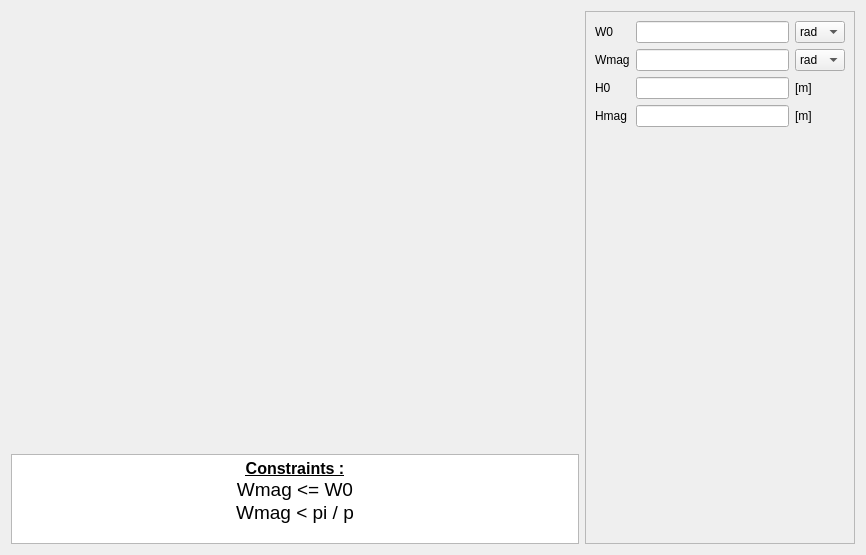
<?xml version="1.0" encoding="UTF-8"?>
<ui version="4.0">
 <class>PMSlot11</class>
 <widget class="QWidget" name="PMSlot11">
  <property name="geometry">
   <rect>
    <x>0</x>
    <y>0</y>
    <width>866</width>
    <height>555</height>
   </rect>
  </property>
  <property name="minimumSize">
   <size>
    <width>630</width>
    <height>470</height>
   </size>
  </property>
  <property name="maximumSize">
   <size>
    <width>16777215</width>
    <height>16777215</height>
   </size>
  </property>
  <property name="windowTitle">
   <string>Form</string>
  </property>
  <layout class="QHBoxLayout" name="horizontalLayout">
   <item>
    <layout class="QVBoxLayout" name="verticalLayout_2">
     <item>
      <widget class="QLabel" name="img_slot">
       <property name="sizePolicy">
        <sizepolicy hsizetype="Expanding" vsizetype="Expanding">
         <horstretch>0</horstretch>
         <verstretch>0</verstretch>
        </sizepolicy>
       </property>
       <property name="maximumSize">
        <size>
         <width>16777215</width>
         <height>16777215</height>
        </size>
       </property>
       <property name="text">
        <string/>
       </property>
       <property name="pixmap">
        <pixmap resource="../../../../Resources/pyleecan.qrc">:/images/images/MachineSetup/WMSlot/SlotM11.png</pixmap>
       </property>
       <property name="scaledContents">
        <bool>false</bool>
       </property>
       <property name="alignment">
        <set>Qt::AlignCenter</set>
       </property>
      </widget>
     </item>
     <item>
      <widget class="QTextEdit" name="txt_constraint">
       <property name="sizePolicy">
        <sizepolicy hsizetype="Expanding" vsizetype="Expanding">
         <horstretch>0</horstretch>
         <verstretch>0</verstretch>
        </sizepolicy>
       </property>
       <property name="minimumSize">
        <size>
         <width>0</width>
         <height>90</height>
        </size>
       </property>
       <property name="maximumSize">
        <size>
         <width>16777215</width>
         <height>90</height>
        </size>
       </property>
       <property name="verticalScrollBarPolicy">
        <enum>Qt::ScrollBarAlwaysOff</enum>
       </property>
       <property name="html">
        <string>&lt;!DOCTYPE HTML PUBLIC &quot;-//W3C//DTD HTML 4.0//EN&quot; &quot;http://www.w3.org/TR/REC-html40/strict.dtd&quot;&gt;
&lt;html&gt;&lt;head&gt;&lt;meta name=&quot;qrichtext&quot; content=&quot;1&quot; /&gt;&lt;style type=&quot;text/css&quot;&gt;
p, li { white-space: pre-wrap; }
&lt;/style&gt;&lt;/head&gt;&lt;body style=&quot; font-family:'MS Shell Dlg 2'; font-size:7.8pt; font-weight:400; font-style:normal;&quot;&gt;
&lt;p align=&quot;center&quot; style=&quot; margin-top:0px; margin-bottom:0px; margin-left:0px; margin-right:0px; -qt-block-indent:0; text-indent:0px;&quot;&gt;&lt;span style=&quot; font-size:12pt; font-weight:600; text-decoration: underline;&quot;&gt;Constraints :&lt;/span&gt;&lt;/p&gt;
&lt;p align=&quot;center&quot; style=&quot; margin-top:0px; margin-bottom:0px; margin-left:0px; margin-right:0px; -qt-block-indent:0; text-indent:0px;&quot;&gt;&lt;span style=&quot; font-size:14pt;&quot;&gt;Wmag &amp;lt;= W0&lt;/span&gt;&lt;/p&gt;
&lt;p align=&quot;center&quot; style=&quot; margin-top:0px; margin-bottom:0px; margin-left:0px; margin-right:0px; -qt-block-indent:0; text-indent:0px;&quot;&gt;&lt;span style=&quot; font-size:14pt;&quot;&gt;Wmag &amp;lt; pi / p&lt;/span&gt;&lt;/p&gt;&lt;/body&gt;&lt;/html&gt;</string>
       </property>
       <property name="textInteractionFlags">
        <set>Qt::TextSelectableByKeyboard|Qt::TextSelectableByMouse</set>
       </property>
      </widget>
     </item>
    </layout>
   </item>
   <item>
    <widget class="QScrollArea" name="scrollArea">
     <property name="minimumSize">
      <size>
       <width>270</width>
       <height>0</height>
      </size>
     </property>
     <property name="maximumSize">
      <size>
       <width>270</width>
       <height>16777215</height>
      </size>
     </property>
     <property name="widgetResizable">
      <bool>true</bool>
     </property>
     <widget class="QWidget" name="scrollAreaWidgetContents">
      <property name="geometry">
       <rect>
        <x>0</x>
        <y>0</y>
        <width>268</width>
        <height>531</height>
       </rect>
      </property>
      <layout class="QVBoxLayout" name="verticalLayout">
       <item>
        <layout class="QGridLayout" name="gridLayout">
         <item row="1" column="0">
          <widget class="QLabel" name="in_Wmag">
           <property name="text">
            <string>Wmag</string>
           </property>
          </widget>
         </item>
         <item row="0" column="0">
          <widget class="QLabel" name="in_W0">
           <property name="text">
            <string>W0</string>
           </property>
          </widget>
         </item>
         <item row="2" column="2">
          <widget class="QLabel" name="unit_H0">
           <property name="text">
            <string>[m]</string>
           </property>
          </widget>
         </item>
         <item row="2" column="0">
          <widget class="QLabel" name="in_H0">
           <property name="text">
            <string>H0</string>
           </property>
          </widget>
         </item>
         <item row="3" column="2">
          <widget class="QLabel" name="unit_Hmag">
           <property name="text">
            <string>[m]</string>
           </property>
          </widget>
         </item>
         <item row="0" column="1">
          <widget class="FloatEdit" name="lf_W0">
           <property name="minimumSize">
            <size>
             <width>90</width>
             <height>0</height>
            </size>
           </property>
          </widget>
         </item>
         <item row="3" column="0">
          <widget class="QLabel" name="in_Hmag">
           <property name="text">
            <string>Hmag</string>
           </property>
          </widget>
         </item>
         <item row="2" column="1">
          <widget class="FloatEdit" name="lf_H0"/>
         </item>
         <item row="3" column="1">
          <widget class="FloatEdit" name="lf_Hmag"/>
         </item>
         <item row="1" column="1">
          <widget class="FloatEdit" name="lf_Wmag"/>
         </item>
         <item row="1" column="2">
          <widget class="QComboBox" name="c_Wmag_unit">
           <item>
            <property name="text">
             <string>rad</string>
            </property>
           </item>
           <item>
            <property name="text">
             <string>deg</string>
            </property>
           </item>
          </widget>
         </item>
         <item row="0" column="2">
          <widget class="QComboBox" name="c_W0_unit">
           <item>
            <property name="text">
             <string>rad</string>
            </property>
           </item>
           <item>
            <property name="text">
             <string>deg</string>
            </property>
           </item>
          </widget>
         </item>
        </layout>
       </item>
       <item>
        <spacer name="verticalSpacer">
         <property name="orientation">
          <enum>Qt::Vertical</enum>
         </property>
         <property name="sizeHint" stdset="0">
          <size>
           <width>20</width>
           <height>40</height>
          </size>
         </property>
        </spacer>
       </item>
       <item>
        <widget class="WWSlotOut" name="w_out" native="true"/>
       </item>
      </layout>
     </widget>
    </widget>
   </item>
  </layout>
 </widget>
 <customwidgets>
  <customwidget>
   <class>FloatEdit</class>
   <extends>QLineEdit</extends>
   <header>......GUI/Tools/FloatEdit.h</header>
  </customwidget>
  <customwidget>
   <class>WWSlotOut</class>
   <extends>QWidget</extends>
   <header>......GUI.Dialog.DMachineSetup.SWSlot.WWSlotOut.WWSlotOut.h</header>
   <container>1</container>
  </customwidget>
 </customwidgets>
 <tabstops>
  <tabstop>lf_W0</tabstop>
  <tabstop>lf_Wmag</tabstop>
  <tabstop>lf_H0</tabstop>
  <tabstop>lf_Hmag</tabstop>
  <tabstop>txt_constraint</tabstop>
 </tabstops>
 <resources>
  <include location="../../../../Resources/pyleecan.qrc"/>
  <include location="../../../../Resources/pyleecan.qrc"/>
 </resources>
 <connections/>
</ui>
